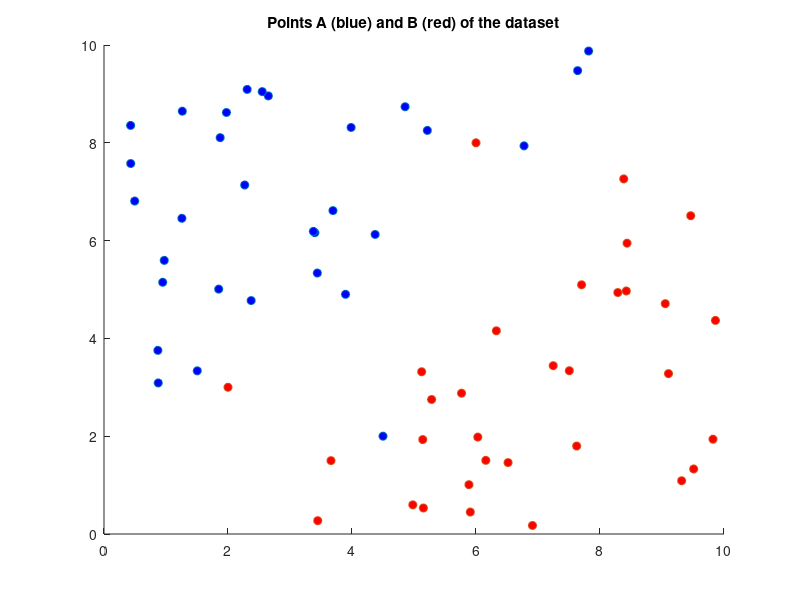

Recreate this plot in MATLAB. (Note: this script raises an error after producing the figure.)

%{
    Questo algoritmo prevede lo stesso obiettivo fatto nell'omonimo,
    ma stavolta risolvendo il più semplice problema Lagrangiano duale.

    Inoltre il dataset contiene dati NON linearmente separabili.
    Utilizzando il duale Lagrangiano c'è poco da modificare. 

%}




%{
    DATASET
%}

A = [0.4952    6.8088
        2.6505    8.9590
        3.4403    5.3366
        3.4010    6.1624
        5.2153    8.2529
        7.6393    9.4764
        1.5041    3.3370
        3.9855    8.3138
        1.8500    5.0079
       1.2631    8.6463
       3.8957    4.9014
       1.9751    8.6199
       1.2565    6.4558
       4.3732    6.1261
       0.4297    8.3551
       3.6931    6.6134
       7.8164    9.8767
       4.8561    8.7376
       6.7750    7.9386
       2.3734    4.7740
       0.8746    3.0892
       2.3088    9.0919
       2.5520    9.0469
       3.3773    6.1886
       0.8690    3.7550
       1.8738    8.1053
       0.9469    5.1476
       0.9718    5.5951
       0.4309    7.5763
       2.2699    7.1371
       4.5000    2.0000  ];

B = [7.2450    3.4422
       7.7030    5.0965
       5.7670    2.8791
       3.6610    1.5002
       9.4633    6.5084
       9.8221    1.9383
       8.2874    4.9380
       5.9078    0.4489
       4.9810    0.5962
       5.1516    0.5319
       8.4363    5.9467
       8.4240    4.9696
       7.6240    1.7988
       3.4473    0.2725
       9.0528    4.7106
       9.1046    3.2798
       6.9110    0.1745
       5.1235    3.3181
       7.5051    3.3392
       6.3283    4.1555
       6.1585    1.5058
       8.3827    7.2617
       5.2841    2.7510
       5.1412    1.9314
       6.0290    1.9818
       5.8863    1.0087
       9.5110    1.3298
       9.3170    1.0890
       6.5170    1.4606
       9.8621    4.3674
       6.0000    8.0000
       2.0000    3.0000  ];

%il training set è l'unione di A e B
T = [A;B];

%dimensione set A e B
nA = size(A,1);
nB = size(B,1);

%plotto i punti
figure(1), clf
scatter(A(:,1),A(:,2), 'MarkerFaceColor','b')
hold on
scatter(B(:,1),B(:,2), 'MarkerFaceColor','r')
title("Points A (blue) and B (red) of the dataset");

%Stavolta la funzione obiettivo è: f = -1/2 l^T X^T X l + e^T l

%{
    Matrice X. Questa è nxL dove n è la dimensione delle componenti di ogni
    punto (2 nel nostro caso), mentre L il numero di punti nel training
    set, ossia nA+nB. Ogni cella (i,j) di X è riempita cosi:
                            y^j * x_i^j
%}

%creo intanto le etichette, 1 per i punti in A, -1 per quelli in B
y = [ ones(nA,1); -ones(nB,1)];

X = zeros(2, nA+nB);

for row=1:size(X,1)
    for column=1:size(X,2)
        X(row,column) = y(column)*T(column,row); 
    end
end

%il vettore e è una serie di 1 
e = ones(1,nA+nB);


% Per utilizzare quadprog dobbiamo trasformarlo in x^T Q x + c^T x
Q = X'*X;

c = e;


%Dx=0, ma abbiamo solo che ly1 + ly2 +... = 0
D = y';

%ogni lambda l deve essere maggiore o uguale a zero
l = zeros(1,nA+nB);

%NUOVO: ogni lambda l deve essere minore o uguale a C
C = 10;
u = C*ones(1,nA+nB);

%{
    risolvo il problema quadratico convesso che siccome era di massimo
    allora inserirò -f
    Nota che Q è stato calcolato non contando -1/2 a sinistra, quindi
    quella parte è come se già avesse contato il "-". Mentre c'è da
    cambiare la parte c^T x.
%}
solution = quadprog(Q,-c,[],[],D,0,l,u,[]);

%la soluzione contiene i vari lambda (pari al numero di punti nel dataset)

%calcolo w1 e w2
w1 = sum(solution.*y.*T(:,1));
w2 = sum(solution.*y.*T(:,2));

%calcolo b
%prendo il primo indice dove lambda è >0 ma (NUOVO) anche <C
index = find(solution > 0.001 & solution < C-1e-3);
index = index(1);
%prendo il relativo label e punto
label_index = y(index);
x_index = T(index,:);
b = 1/label_index - [w1 w2]*x_index';

%disegno l'hyperplane w1*x + w2*y + b
max_x = max(T(:,1));

start_x = 0;
start_y = (-w1*start_x-b)/w2;

end_x = max_x;
end_y = (-w1*end_x-b)/w2;

hold on
plot([start_x end_x], [start_y  end_y],'k-')

%evidenzio i punti del dataset che sono vettori di supporto
index = find(solution > 0.001 );
support_vectors = T(index,:);

hold on
scatter(support_vectors(:,1), support_vectors(:,2),100,'d');


